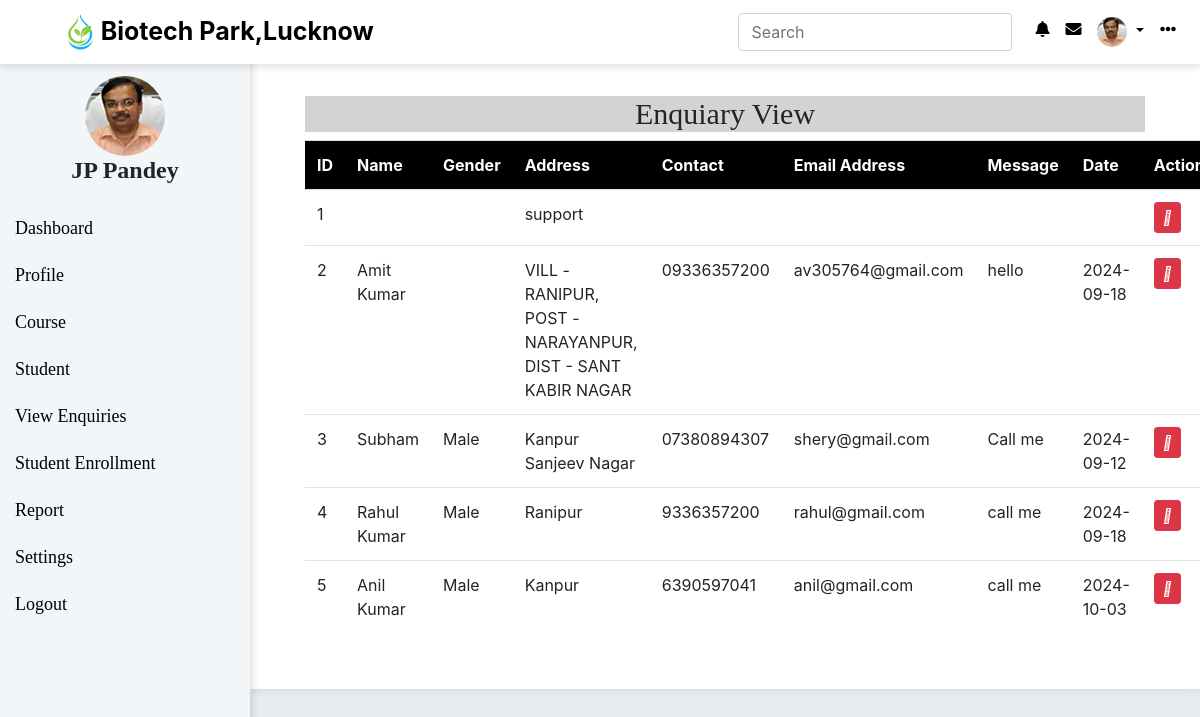
Screenshot of /adminapp/showenq/ with the database file from the repository.
### OASAPP/models.py (models this page shows)
class Enquiry(models.Model):
    name=models.CharField(max_length=50)
    gender=models.CharField(max_length=10)
    address=models.TextField()
    contactno=models.CharField(max_length=15)
    emailaddress=models.CharField(max_length=50)
    enquirytext=models.TextField()
    enquirydate=models.CharField(max_length=30)

### adminapp/views.py (the view)
# urls.py: path('showenq/',views.showenq,name='showenq'),
def showenq(request):
    enq=Enquiry.objects.all()
    return render(request, "showenq.html",{'enq':enq})

### adminapp/templates/showenq.html
{% extends "adminparent.html" %}
{% block admin %}
<div class="container">
    <h4 class="text-center" style="font-family: domain;background-color:lightgrey;font-size:30px;">Enquiary View</h4>
    <table class="table">
        <tr style="background-color:black;color:white">
            <th>ID</th>
            <th>Name</th>
            <th>Gender</th>
            <th>Address</th>
            <th>Contact</th>
            <th>Email Address</th>
            <th>Message</th>
            <th>Date</th>
            <th>Action</th>
        </tr>
        {% for i in enq %}
        <tr>
          <td>{{i.id}}</td>
          <td>{{i.name}}</td>
          <td>{{i.gender}}</td>
          <td>{{i.address}}</td>
          <td>{{i.contactno}}</td>
          <td>{{i.emailaddress}}</td>
          <td>{{i.enquirytext}}</td>
          <td>{{i.enquirydate}}</td>
          <td><a href="#" class="btn btn-sm btn-danger"><i
                class="fa-solid fa-trash"></i></a>
          </td>
        </tr>
        {% endfor %}
    </table>
</div>
{% endblock %}

### adminapp/templates/adminparent.html (shortened to what this page needs)
<!DOCTYPE html>
{% load static %}
<html lang="en">
  <head>
    <link
      href="https://cdn.jsdelivr.net/npm/remixicon@4.3.0/fonts/remixicon.css"
      rel="stylesheet" />
    <link
      href="https://stackpath.bootstrapcdn.com/bootstrap/4.5.2/css/bootstrap.min.css"
      rel="stylesheet">
    <link
      href="https://cdnjs.cloudflare.com/ajax/libs/font-awesome/5.15.1/css/all.min.css"
      rel="stylesheet">
  </head>
  <body>
    <nav class="navbar navbar-expand-lg navbar-custom fixed-top">
      <img src="{% static 'img/biologo.png' %}" alt class="ml-5" height="40"><a
        class="navbar-brand ml-1" href="#"
        style="color: black;font-size:25px "><b>Biotech Park,Lucknow</b></a>
      <div class="collapse navbar-collapse" id="navbarNav">
        <form class="form-inline ml-auto">
          <input class="form-control search-input" type="search"
            placeholder="Search" aria-label="Search">
        </form>
        <ul class="navbar-nav">
          <li class="nav-item">
            <a class="nav-link" href="#"><i class="fas fa-bell"></i></a>
          </li>
          <li class="nav-item">
            <a class="nav-link" href="#"><i class="fas fa-envelope"></i></a>
          </li>
          <li class="nav-item dropdown">
            <a class="nav-link dropdown-toggle" href="#" id="profileDropdown"
              role="button" data-toggle="dropdown" aria-haspopup="true"
              aria-expanded="false">
              <img src="{% static 'img/Admin.jpg' %}" alt="Profile Photo"
                class="rounded-circle">
            </a>
          </li>
          <li class="nav-item">
            <a class="nav-link" href="#" id="toggleSidebar"><i
                class="fas fa-ellipsis-h"></i></a>
          </li>
        </ul>
      </div>
    </nav>
    <div class="sidebar" style="font-family:domain; font-size:18px">
      <div class="admin-photo">
        <img src="{% static 'img/head.jpg' %}" alt="Admin Photo">
        <h4><b>JP Pandey</b></h4>
      </div>
      <a href="{% url 'adminapp:admindashboard' %}">Dashboard</a>
      <a href="{% url 'adminapp:adminprofile' %}" id="profileLink">Profile</a>
     <a href="{% url 'adminapp:coursedashboard' %}" id="course">Course</a>
      <a href="{% url 'adminapp:studentboard' %}" id='instructor'>Student</a>
      <div>
        <a href="{% url 'adminapp:showenq' %}">View Enquiries</a>
      </div>
      <a href="#student-enrollment" data-toggle="collapse">Student
        Enrollment</a>
      <a href="#report" data-toggle="collapse">Report</a>
      <a href="#settings" data-toggle="collapse">Settings</a>
      <a href="#extra" data-toggle="collapse">Logout</a>
    </div>
<div class="main-content">
    <div class="dashboard">
        {% block admin %}
        {% endblock %}
    </div>
 </div>
    </body>
  </html>

### adminapp/templates/adminparent.html (style rules this page uses)
body { margin: 0; padding: 0; background-color: #e9ecef; box-shadow: inset 0 0 10px rgba(0,0,0,0.1); }
.navbar-custom { background-color: #ffffff; box-shadow: 0 4px 6px rgba(0,0,0,0.1); color: #000000; }
.navbar-custom .navbar-nav .nav-link { color: #000000; }
.sidebar { height: 100vh; width: 250px; position: fixed; top: 56px; left: 0; background-color: #f3f6f8; padding-top: 20px; box-shadow: 4px 0 6px rgba(0,0,0,0.1); transition: transform 0.3s ease; }
.sidebar .admin-photo { text-align: center; margin-bottom: 20px; }
.sidebar .admin-photo img { width: 80px; height: 80px; border-radius: 50%; }
.sidebar a { color: black ; padding: 10px 15px; text-decoration: none; display: block; border-radius: 4px; }
.main-content { margin-left: 250px; padding: 20px; padding-top: 76px; background-color: #ffffff; box-shadow: 0 0 10px rgba(0,0,0,0.1); }
.search-input { width: 300px; margin-right: 15px; }
.dashboard { padding: 20px; box-sizing: border-box; }

### rows the page displays
Enquiry: id "1", address "support"
Enquiry: id "2", name "Amit Kumar", address "VILL - RANIPUR, POST - NARAYANPUR, DIST - SANT KABIR NAGAR", contactno "09336357200", emailaddress "av305764@gmail.com", enquirytext "hello", enquirydate "2024-09-18"
Enquiry: id "3", name "Subham", gender "Male", address "Kanpur Sanjeev Nagar", contactno "07380894307", emailaddress "shery@gmail.com", enquirytext "Call me", enquirydate "2024-09-12"
Enquiry: id "4", name "Rahul Kumar", gender "Male", address "Ranipur", contactno "9336357200", emailaddress "rahul@gmail.com", enquirytext "call me", enquirydate "2024-09-18"
Enquiry: id "5", name "Anil Kumar", gender "Male", address "Kanpur", contactno "6390597041", emailaddress "anil@gmail.com", enquirytext "call me", enquirydate "2024-10-03"
